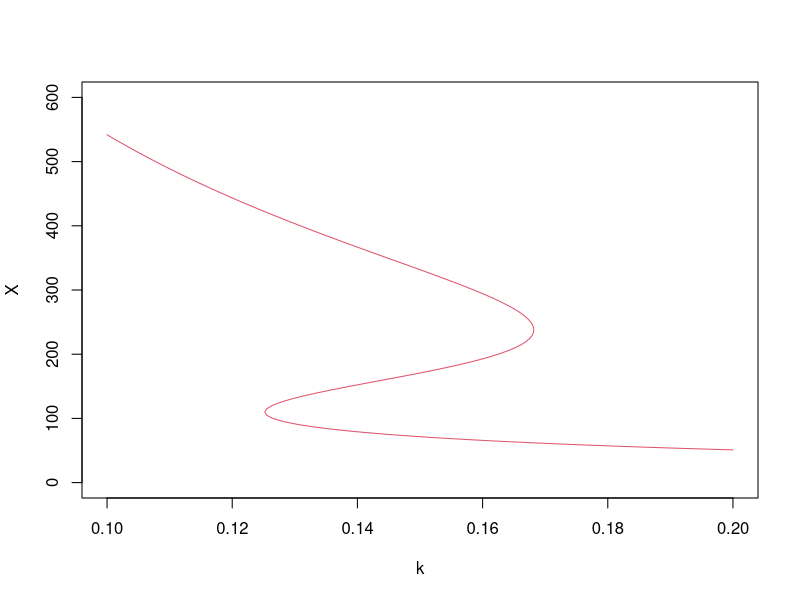

Recreate this plot in R.
## ---- chunk 1
derivs_k <- function(X, k) 10 + 45 * X^4 / (X^4 + 200^4) - k * X
## ---- chunk 2
# evaluate f on a grid of (k, X), then draw its zero-level contour
k_all <- seq(0.1, 0.2, by = 0.001)
X_all <- seq(0, 600, by = 5)
z <- outer(k_all, X_all, function(k, X) derivs_k(X, k))   # z[i, j] = f(X_all[j], k_all[i])

contour(k_all, X_all, z, levels = 0, col = 2, drawlabels = FALSE,
        xlab = "k", ylab = "X")
